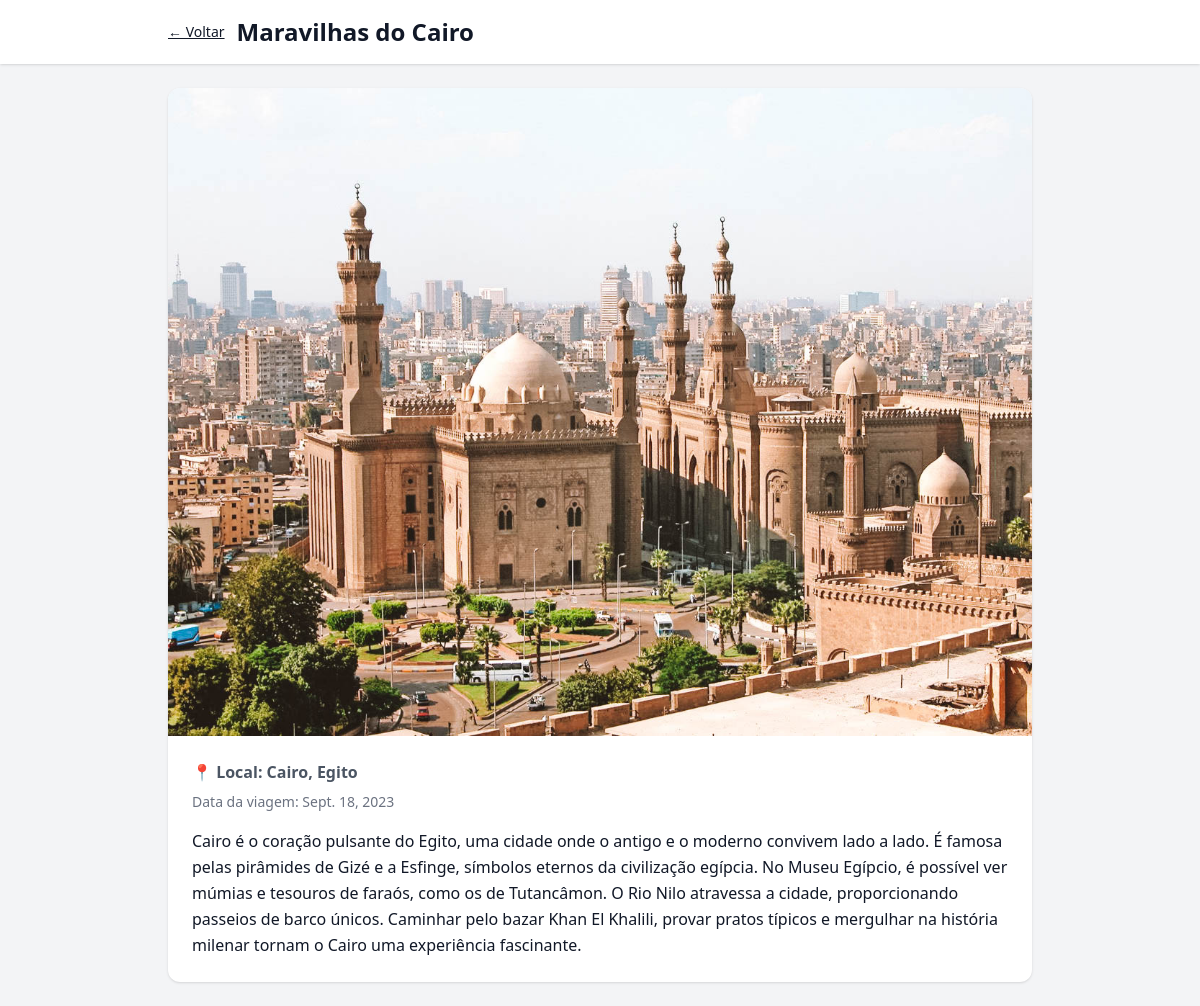
Page /foto/7/ on the committed database.
### fotos/models.py (models this page shows, shortened)
class Foto(models.Model):
    titulo = models.CharField(max_length=200)
    local = models.CharField(max_length=200)
    descricao = models.TextField()
    imagem = models.ImageField(upload_to='fotos/images/', null=True, blank=True)
    data_viagem = models.DateField()
    created_at = models.DateTimeField(auto_now_add=True)
    class Meta:
        ordering = ['-data_viagem', '-created_at']

### fotos/views.py (the view)
# urls.py: path('foto/<int:foto_id>/', views.detalhe_foto, name='detalhe_foto'),
def detalhe_foto(request, foto_id):
    foto = get_object_or_404(Foto, pk=foto_id)
    return render(request, 'fotos/detalhe.html', {'foto': foto})

### fotos/templates/fotos/detalhe.html (shortened to what this page needs)
<!DOCTYPE html>
<html lang="pt-br">
<head>
  <script src="https://cdn.tailwindcss.com"></script>
</head>
<body class="bg-gray-100 text-gray-900">
  <header class="bg-white shadow">
    <div class="max-w-4xl mx-auto px-4 py-4 flex items-center gap-3">
      <a href="{% url 'lista_fotos' %}" class="text-sm underline hover:no-underline">← Voltar</a>
      <h1 class="text-2xl font-bold">{{ foto.titulo }}</h1>
    </div>
  </header>
  <main class="max-w-4xl mx-auto px-4 py-6">
    <div class="bg-white rounded-xl shadow overflow-hidden">
      {% if foto.imagem %}
        <img src="{{ foto.imagem.url }}" alt="{{ foto.titulo }}" class="w-full max-h-[70vh] object-cover"/>
      {% endif %}
      <div class="p-6">
        <p class="text-gray-600 mb-2">📍 <strong>{{ foto.local }}</strong></p>
        <p class="text-gray-500 text-sm mb-4">Data da viagem: {{ foto.data_viagem }}</p>
        <p class="leading-relaxed">{{ foto.descricao }}</p>
      </div>
    </div>
  </main>
</body>
</html>

### rows in the picture
Foto: titulo "Maravilhas do Cairo", imagem (picture), local "Local: Cairo, Egito", data_viagem "Sept. 18, 2023", descricao "Cairo é o coração pulsante do Egito, uma cidade onde o antigo e o moderno convivem lado a lado. É famosa pelas pirâmides de Gizé e a Esfinge, símbolos eternos da civilização egípcia. No Museu Egípcio, é possível ver múmias e tesouros de faraós, como os de Tutancâmon. O Rio Nilo atravessa a cidade, proporcionando passeios de barco únicos. Caminhar pelo bazar Khan El Khalili, provar pratos típicos e mergulhar na história milenar tornam o Cairo uma experiência fascinante."
